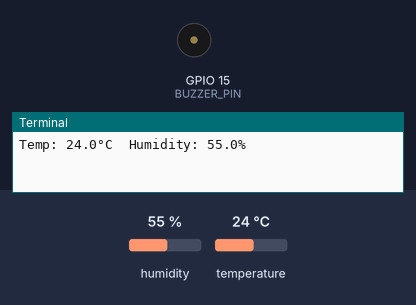
A program run on a simulated Raspberry Pi (BCM pin numbers). Parts: buzzer (waves = sounding, pin HIGH), the last lines printed to the terminal. The inputs (shaded band) are chosen by the test bench; at power-on: humidity 55 %, temperature 24 °C.

Above: at 1.2 s.
1.3 s: humidity set to 59 %
4.7 s: humidity set to 62 %
At 6.2 s:
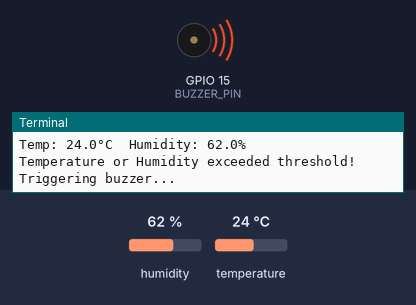
11.6 s: humidity set to 22 %
At 12.5 s:
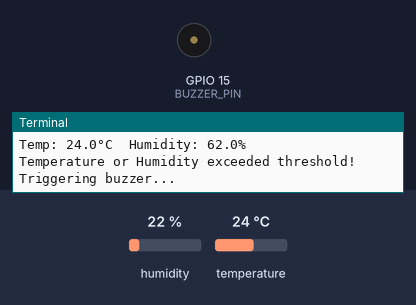
15.0 s: humidity set to 68 %
At 15.9 s:
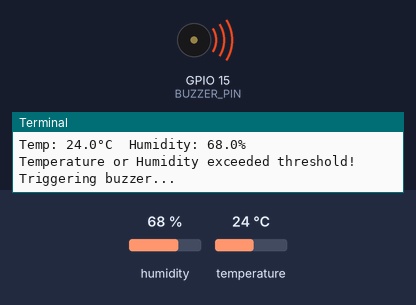
Timing chart, 0 to 21.2 s (numbered marks = the images above; inputs shaded):
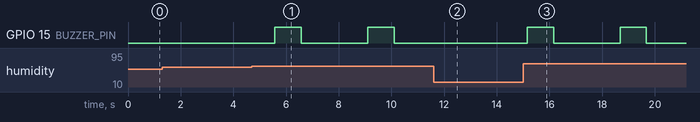

Measured:
- the behaviour switches between 60 and 61 % on humidity (found by bisection; images 0 and 1)
- after the input at 4.7 s, GPIO 15 (BUZZER_PIN): alternates HIGH for 1.0 s and LOW for 2.5 s, starting after 0.88 s
- after the input at 11.6 s, GPIO 15 (BUZZER_PIN): stays LOW (without the input it goes to HIGH after 1.0 s)
- after the input at 15.0 s, GPIO 15 (BUZZER_PIN): alternates HIGH for 1.0 s and LOW for 2.5 s, starting after 0.16 s

The program:

main.py
```python
import Adafruit_DHT
import RPi.GPIO as GPIO
import time

# Set up the GPIO mode
GPIO.setmode(GPIO.BCM)

# Set the sensor type and the GPIO pin it’s connected to
DHT_SENSOR = Adafruit_DHT.DHT11
DHT_PIN = 14  # GPIO pin for DHT11 sensor (Pin 8 on Raspberry Pi)
BUZZER_PIN = 15  # GPIO pin for Buzzer (Pin 10 on Raspberry Pi)

# Set up the buzzer pin as an output
GPIO.setup(BUZZER_PIN, GPIO.OUT)

# Temperature threshold (in Celsius) for triggering the buzzer
TEMP_THRESHOLD = 30  # You can change this value based on your requirement
HUM_THRESHOLD = 60

try:
    while True:
        # Read humidity and temperature from the sensor
        humidity, temperature = Adafruit_DHT.read(DHT_SENSOR, DHT_PIN)

        if humidity is not None and temperature is not None:
            print(f"Temp: {temperature}°C  Humidity: {humidity}%")

            # Check if the temperature exceeds the threshold
            if temperature > TEMP_THRESHOLD or humidity > HUM_THRESHOLD:
                print("Temperature or Humidity exceeded threshold! Triggering buzzer...")
                GPIO.output(BUZZER_PIN, GPIO.HIGH)  # Turn on the buzzer
                time.sleep(1)  # Buzzer sound duration
                GPIO.output(BUZZER_PIN, GPIO.LOW)   # Turn off the buzzer
        else:
            print("Failed to retrieve data from the sensor")

        # Wait before repeating
        time.sleep(2)

except KeyboardInterrupt:
    print("Program stopped by user")

finally:
    GPIO.cleanup()  # Clean up GPIO pins
```
